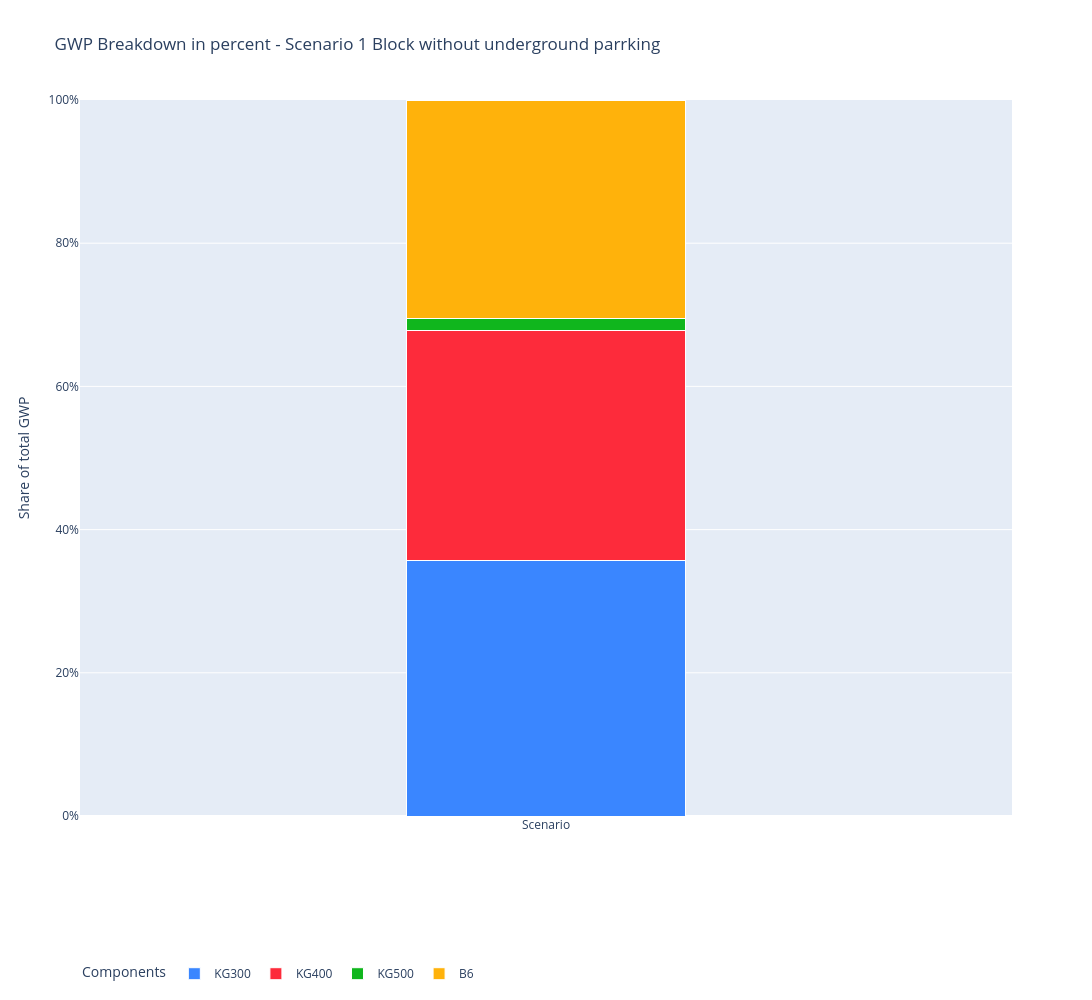

Notebook code cell kept with this figure:
### Code cell
# Percent

fig = go.Figure()

# KG300
fig.add_trace(go.Bar(
    x=["Scenario"],
    y=[ABS_GWP_S1_BW_pct_no_UP["KG300"]],
    name="KG300",
    marker_color=kg_colors["KG300"],
    width=0.3,
    marker_line_color="white",
    marker_line_width=1
))

# KG400
fig.add_trace(go.Bar(
    x=["Scenario"],
    y=[ABS_GWP_S1_BW_pct_no_UP["KG400"]],
    name="KG400",
    marker_color=kg_colors["KG400"],
    width=0.3,
    marker_line_color="white",
    marker_line_width=1
))


# KG500 
fig.add_trace(go.Bar(
    x=["Scenario"],
    y=[ABS_GWP_S1_BW_pct_no_UP["KG500"]],
    name="KG500",
    marker_color=kg_colors["KG500"],
    width=0.3,
    marker_line_color="white",
    marker_line_width=1
))

# B6
fig.add_trace(go.Bar(
    x=["Scenario"],
    y=[ABS_GWP_S1_BW_pct_no_UP["B6"]],
    name="B6",
    marker_color=kg_colors["B6"],
    width=0.3,
    marker_line_color="white",
    marker_line_width=1
))

fig.update_layout(
    barmode="stack",
    title="GWP Breakdown in percent - Scenario 1 Block without underground parrking",
    yaxis_title="Share of total GWP",
    legend_title="Components",
    height=1000,
    width=1100,
    legend=dict(orientation="h", y=-0.2),
    legend_traceorder="normal",
    yaxis=dict(
        tickformat=".0%",
        range=[0, 1]
    )
)

fig.show()

### Figure 1 — Plotly figure (JSON) as saved in the notebook; plotly's stock layout.template omitted (floating-point values rounded to 4 significant figures)
{"data": [{"marker": {"color": "#3A86FF", "line": {"color": "white", "width": 1}}, "name": "KG300", "type": "bar", "width": 0.3, "x": ["Scenario"], "y": [0.357]}, {"marker": {"color": "#FD2B3B", "line": {"color": "white", "width": 1}}, "name": "KG400", "type": "bar", "width": 0.3, "x": ["Scenario"], "y": [0.3215]}, {"marker": {"color": "#10B61D", "line": {"color": "white", "width": 1}}, "name": "KG500", "type": "bar", "width": 0.3, "x": ["Scenario"], "y": [0.01573]}, {"marker": {"color": "#FFB20B", "line": {"color": "white", "width": 1}}, "name": "B6", "type": "bar", "width": 0.3, "x": ["Scenario"], "y": [0.3058]}], "layout": {"barmode": "stack", "height": 1000, "legend": {"orientation": "h", "title": {"text": "Components"}, "traceorder": "normal", "y": -0.2}, "title": {"text": "GWP Breakdown in percent - Scenario 1 Block without underground parrking"}, "width": 1100, "yaxis": {"range": [0, 1], "tickformat": ".0%", "title": {"text": "Share of total GWP"}}}}
